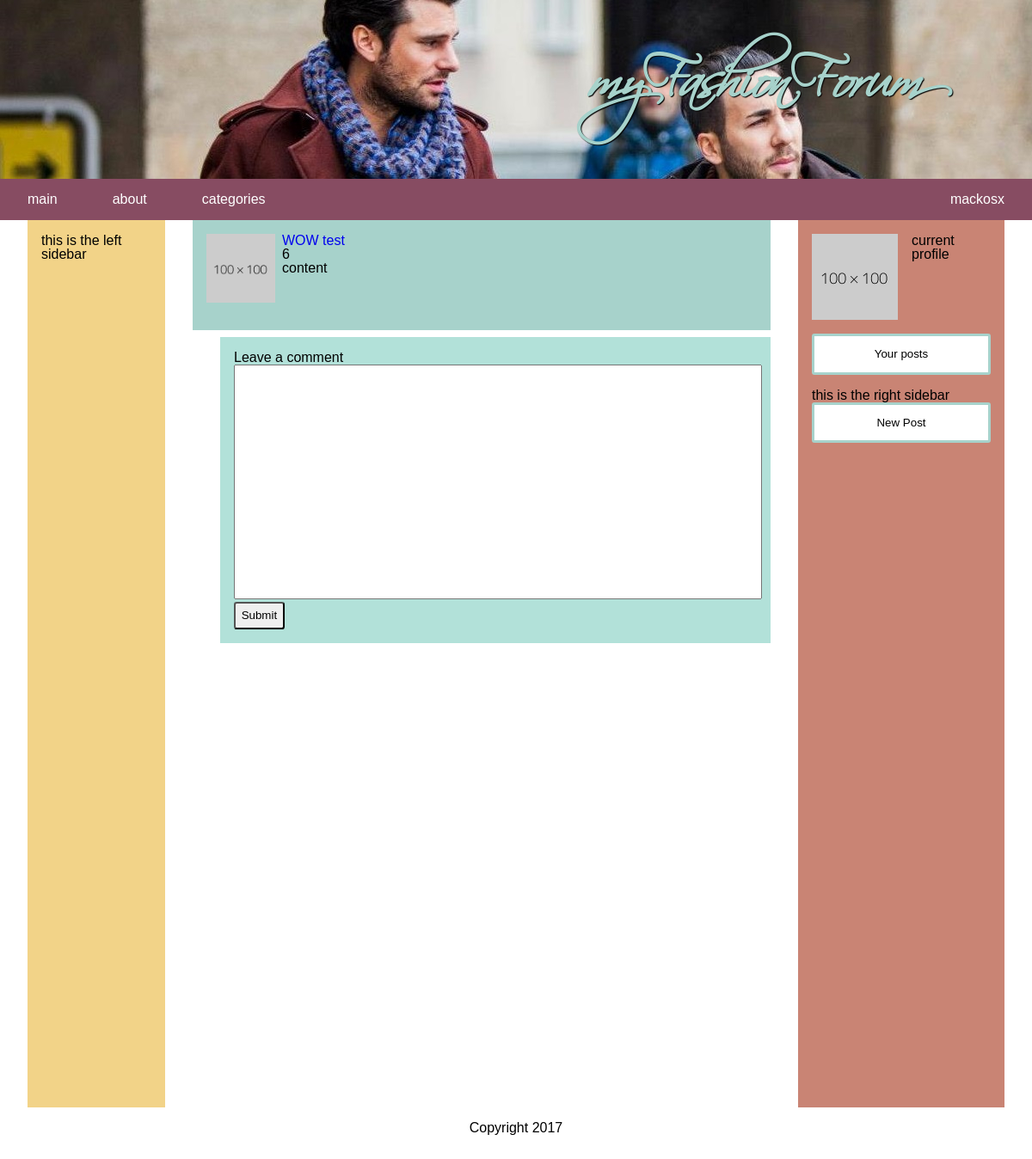
Page /post.php?pid=3 (signed in) on the committed database.
### tables this page shows
create table Posts(
    pid int auto_increment,
    title varchar(500),
    text varchar(500),
    link varchar(500),
    score int,
    uid int,
    catId int,
    primary key (pid),
    foreign key (uid) references Users(uid) on update cascade on delete no action,
    foreign key (catId) references Categories(catId) on update cascade on delete no action
);

### connection.php (called while the page is built)
<?php
$host = "cosc360.ok.ubc.ca";
$database = "db_47686143";
$user = "47686143";
$password = "47686143";
$conn = new mysqli($host, $user, $password, $database);
$error = $conn->connect_error;

### loggedIn.php (called while the page is built, shortened)
<?php
if (isset($_SESSION['username'])) {
    $loggedIn = true;
}
?>

### post.php (the view, shortened to what this page needs)
<?php
require 'navbar.php';
?>
<main>
    <div id="left">
        <p>this is the left sidebar</p>
    </div>
    <div id="right">
        <div id="profile-box">
            <img src="images/placeholder.png">
            <p>current profile</p>
            <button class="big-buttons loginBtn">Your posts</button>
        </div>
        <p>this is the right sidebar</p>
        <a href="newpost.php">
            <button class="big-buttons">New Post</button>
        </a>
    </div>
    <div id="center-container">
        <?php
        if (!isset($_GET['pid'])) {
            echo "<a href=\"home.php\">No post selected!</a>";
        } else {
            if ($error != null) {
                $output = "<p>Unable to connect to database!</p>";
                exit($output);
            } else {
                $stmt = $conn->prepare("SELECT pid, title, text, link, score FROM Posts WHERE pid = ?;");
                $stmt->bind_param("i", $_GET['pid']);
                $stmt->execute();
                $stmt->bind_result($pid, $title, $text, $link, $score);
                if ($stmt->fetch()) {
                    $post = [
                        'pid' => $pid,
                        'title' => $title,
                        'text' => $text,
                        'link' => $link,
                        'score' => $score
                    ];
                    echo "<article><img src=\"images/placeholder.png\">
                            <a href=\"http://" . $post['link'] . "\"><p>" .
                        $post['title'] .
                        "</p></a>" .
                        $post['score'] .
                        "<p>" . $post['text'] . "</p>" .
                        "</article>";
                } else {
                    echo "<a href=\"home.php\">Post not available</a>";
                }
            }
        }
        ?>
        <div class="comment">
            <?php if ($loggedIn){
                ?>
            <form action="leaveComment.php" method="post">
            <fieldset>Leave a comment</fieldset>
            <textarea name="text"></textarea>
            <input type="submit">
            </form>
            <?php } else {
                echo "<p>You must bet logged in to comment.</p>";
            }
            ?>
        </div>
    </div>
</main>
<footer>
    <p>Copyright 2017</p>
</footer>
</body>
</html>

### css/stylesheet.css (style rules this page uses)
body { min-width: 30em; font-family: "Berlin Sans FB", Verdana, sans-serif; }
footer { padding: 3em; text-align: center; }
#left { height: 100%; width: 8em; float: left; background-color: #F2D388; padding: 1em; }
#right { padding: 1em; float: right; width: 13em; height: 100%; background-color: #C98474; }
#profile-box { min-height: 6em; width: 100%; margin-right: 1em; margin-bottom: 1em; }
div div img { margin-right: 1em; margin-bottom: 1em; float:left; }
#center-container { min-width: 8em; height: 100%; margin-left: 12em; margin-right: 17em; }
main { min-width: 32em; margin-top: 3em; margin-left: 2em; margin-right: 2em; height: 1000px; }
article { padding: 1em; min-height: 6em; width: auto; min-width: 15em; margin-top: 0.5em; background-color: #A7D2CB; }
article img { float: left; width: 5em; height: 5em; margin-right: 0.5em; margin-bottom: 0.5em; }
article a { text-decoration: none; }
textarea { resize: none; height: 20em; width: 100%; max-width: 50em; }
.comment { min-width: 5em; margin-left: 2em; min-height: 4em; background-color: #b2e1d9; margin-top: 0.5em; padding: 1em; }
form input { border-radius: 0.25em; padding: 0.5em; }
.big-buttons { font-family: inherit; padding: 1em; width: 100%; background-color: white; border: 3px solid #A7D2CB; border-radius: 3px; color: black; }

### rows in the picture
posts: title "WOW test", score "6", text "content"

### other values in the picture
$_SESSION['username'] "mackosx"
